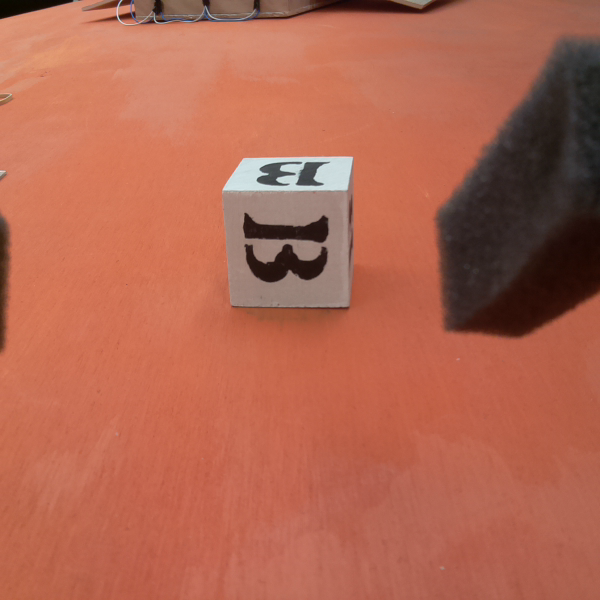
#> input picture OpenCV_Distance/knownDistance5.png, 600 x 600 px
$ python CalcDist.py   (older library calls are emulated)
#> lines starting #> are read from the running program, lines starting #| are printed output that depends on the picture; after the words box and inside, x2 and y2 are one past the last pixel; in counts of white or black regions, pixels touching at a corner belong together
from imutils import paths
import numpy as np
import imutils
import cv2

def main():
	calcDist("knownDistance5.png")
	calcDist("knownDistance8.png")

# Finds focal lengths. Used for calibration
def findFocalLength(name, KNOWN_DISTANCE):
	#KNOWN_DISTANCE = 5
	KNOWN_WIDTH = 1.5
	image = cv2.imread(name)
	marker = find_marker(image)
	focalLength = (marker[1][0] * KNOWN_DISTANCE) / KNOWN_WIDTH
	print(focalLength)

# Returns the image with distance
def calcDist(name):
#> called with name = 'knownDistance5.png'
	KNOWN_WIDTH = 1.5
	FOCAL_LENGTH = 500

	image = cv2.imread(name)
#> image is the input picture: shape (600, 600, 3); mean B, G, R 80.5, 101.9, 177
	marker = find_marker(image)
	inches = dist2Cam(KNOWN_WIDTH, FOCAL_LENGTH, marker[1][0])
	box = cv2.BoxPoints(marker) if imutils.is_cv2() else cv2.boxPoints(marker)
	box = np.int0(box)
	cv2.drawContours(image, [box], -1, (0, 255, 0), 2)
	cv2.putText(image, "%.2fin" % (inches),
		(image.shape[1] - 200, image.shape[0] - 20), cv2.FONT_HERSHEY_SIMPLEX,
		2.0, (0, 255, 0), 3)
	cv2.imshow("image", image)
	cv2.waitKey(0)

# returns contour with largest area
def find_marker(image):
	gray = cv2.cvtColor(image, cv2.COLOR_BGR2GRAY)
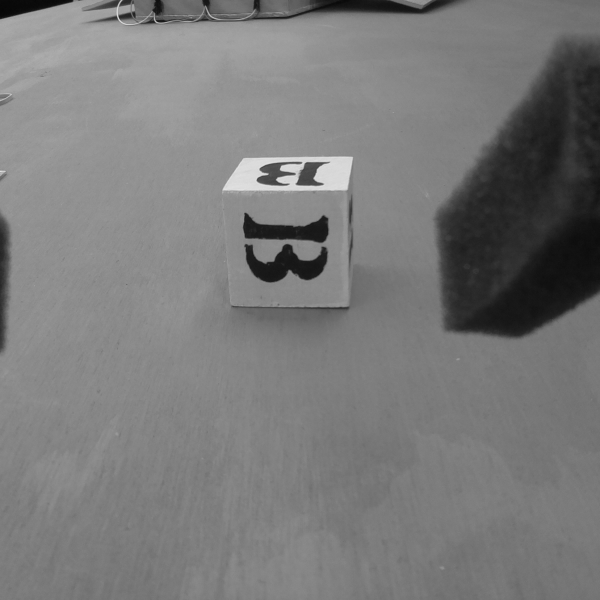
#> gray: shape (600, 600); min 7, max 226, mean 121.9
	gray = cv2.GaussianBlur(gray, (5, 5), 0)
	gray = cv2.threshold(gray, 150, 255, cv2.THRESH_BINARY)[1] #optimal threshold 103
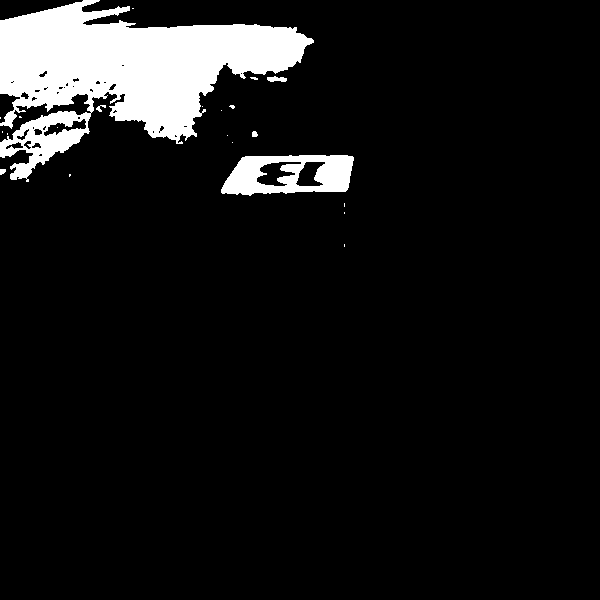
#> gray: shape (600, 600); 8.5% white; 22 white regions (16 under 20 px), largest, box (x1, y1, x2, y2) and area: (0, 0, 314, 182) 26997, (221, 155, 354, 196) 3531, (267, 76, 287, 82) 85, (96, 105, 106, 112) 33, (252, 131, 258, 137) 30, (0, 169, 6, 175) 29
	edged = cv2.Canny(gray, 35, 125)
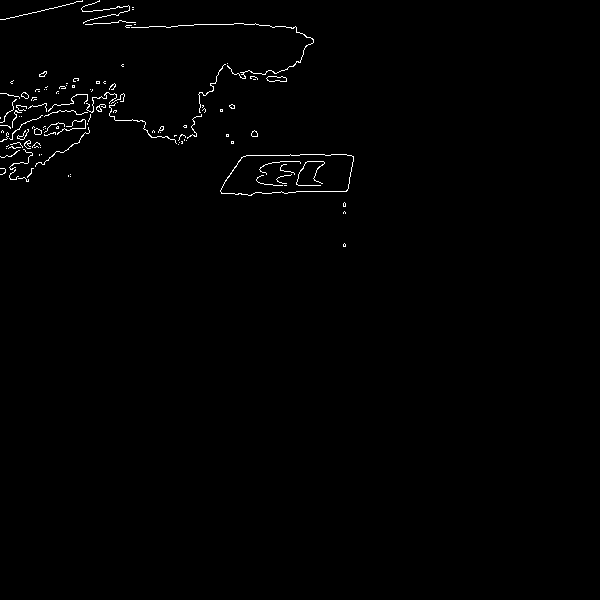
#> edged: shape (600, 600); 0.77% white in thin lines or dots, all inside (x1, y1, x2, y2) = (0, 0, 354, 247)
	cv2.imshow("", edged)
	cv2.waitKey(0)
	cnts = cv2.findContours(edged.copy(), cv2.RETR_LIST, cv2.CHAIN_APPROX_SIMPLE)
#> cnts = 136 contours, 124 with area under 20; largest, box (x1, y1, x2, y2) and area: (220, 154, 354, 196) 4489, (220, 154, 354, 196) 4474, (266, 76, 287, 82) 81, (266, 76, 287, 82) 80, (34, 128, 42, 135) 34
	cnts = imutils.grab_contours(cnts)
	c = max(cnts, key = cv2.contourArea)
#> c = contour of 85 points, box (x1, y1, x2, y2) (220, 154, 354, 196), area 4489
#> in calcDist, `marker = find_marker(image)`: marker = ((286.5, 174.1), (133.8, 40.1), -1.3)

	return cv2.minAreaRect(c)

# Calculates the distance
def dist2Cam(knownWidth, focalLength, perWidth):
	return knownWidth * focalLength / perWidth

if __name__ == '__main__':
	main()
#> in calcDist, `inches = dist2Cam(KNOWN_WIDTH, FOCAL_LENGTH, marker[1][0])`: inches = 5.61
#> (the run stopped early here; a loop or call above may not have finished)

$ run again, with OpenCV_Distance/knownDistance13.png copied over OpenCV_Distance/knownDistance5.png
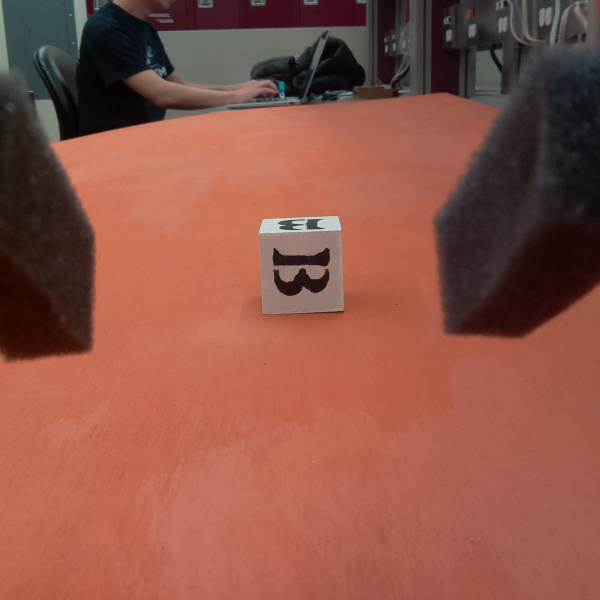
#> input picture OpenCV_Distance/knownDistance13.png, 600 x 600 px
#> in calcDist, image is the input picture: shape (600, 600, 3); mean B, G, R 71.1, 84.4, 141.8
#> in find_marker, `gray = cv2.threshold(gray, 150, 255, cv2.THRESH_BINARY)[1]`:
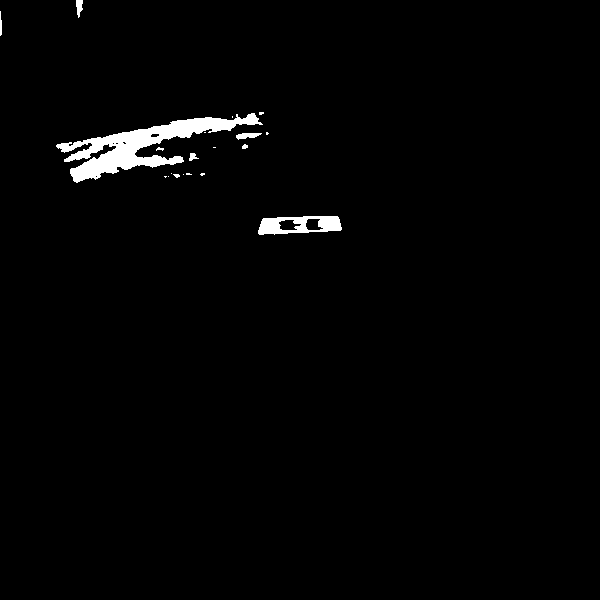
#> gray: shape (600, 600); 1.6% white; 20 white regions (13 under 20 px), largest, box (x1, y1, x2, y2) and area: (56, 113, 263, 183) 4370, (258, 216, 342, 235) 1014, (236, 133, 262, 140) 114
#> in find_marker, `edged = cv2.Canny(gray, 35, 125)`:
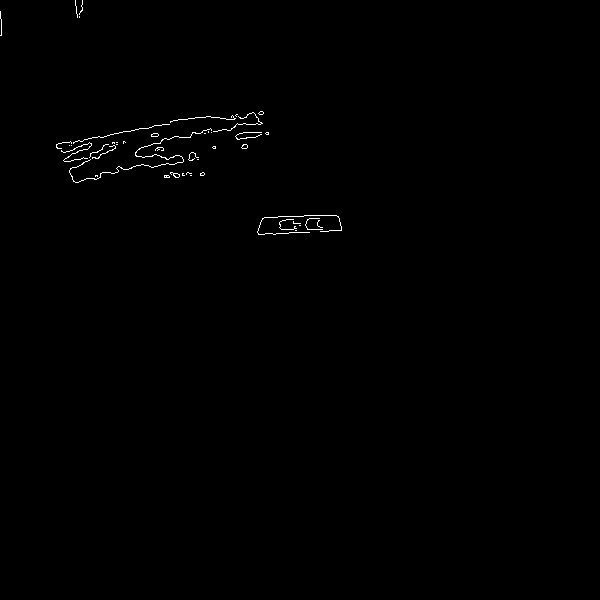
#> edged: shape (600, 600); 0.37% white in thin lines or dots, all inside (x1, y1, x2, y2) = (0, 0, 342, 235)
#> cnts = 54 contours, 52 with area under 20; largest, box (x1, y1, x2, y2) and area: (69, 128, 212, 183) 21, (170, 172, 180, 178) 20
#> c = contour of 310 points, box (x1, y1, x2, y2) (69, 128, 212, 183), area 21
#> marker = ((141.4, 157), (147.9, 27.53), -12.26)
#> inches = 5.07

$ run again, with OpenCV_Distance/knownDistanceRuler.png copied over OpenCV_Distance/knownDistance5.png
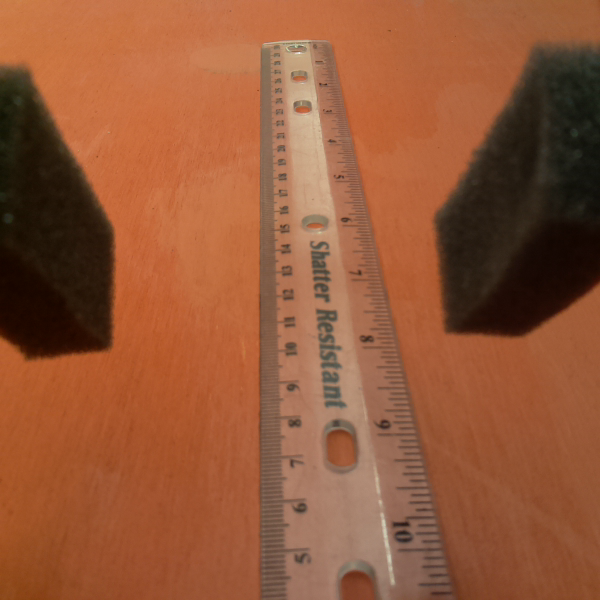
#> input picture OpenCV_Distance/knownDistanceRuler.png, 600 x 600 px
#> in calcDist, image is the input picture: shape (600, 600, 3); mean B, G, R 55.6, 87.2, 147.1
#> in find_marker, `gray = cv2.threshold(gray, 150, 255, cv2.THRESH_BINARY)[1]`:
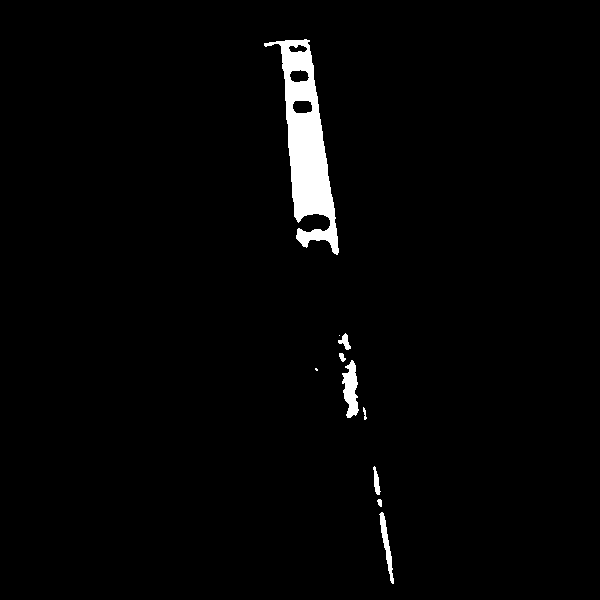
#> gray: shape (600, 600); 2.1% white; 10 white regions (2 under 20 px), largest, box (x1, y1, x2, y2) and area: (264, 39, 339, 255) 6343, (342, 360, 359, 418) 609, (379, 512, 394, 584) 350
#> in find_marker, `edged = cv2.Canny(gray, 35, 125)`:
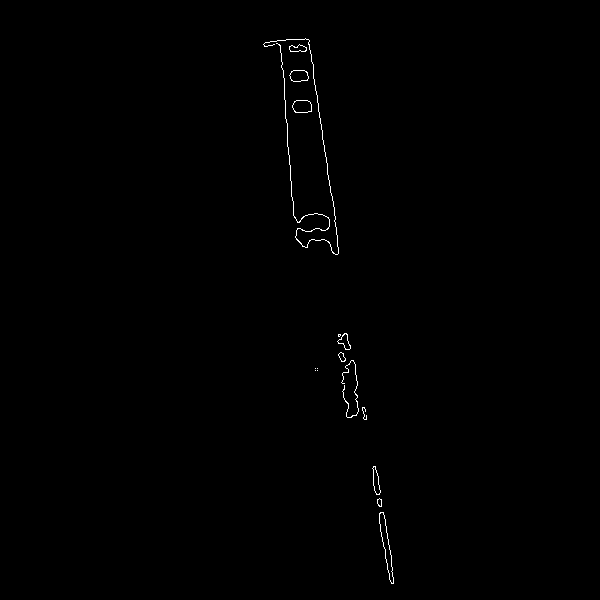
#> edged: shape (600, 600); 0.34% white in thin lines or dots, all inside (x1, y1, x2, y2) = (263, 38, 394, 584)
#> cnts = 25 contours, 8 with area under 20; largest, box (x1, y1, x2, y2) and area: (379, 512, 394, 584) 348, (379, 512, 394, 584) 344, (292, 100, 312, 113) 202, (292, 100, 312, 113) 200, (289, 70, 309, 82) 174
#> c = contour of 52 points, box (x1, y1, x2, y2) (379, 512, 394, 584), area 348
#> marker = ((386.3, 547.5), (6.9, 72.17), -9.46)
#> inches = 108.6
